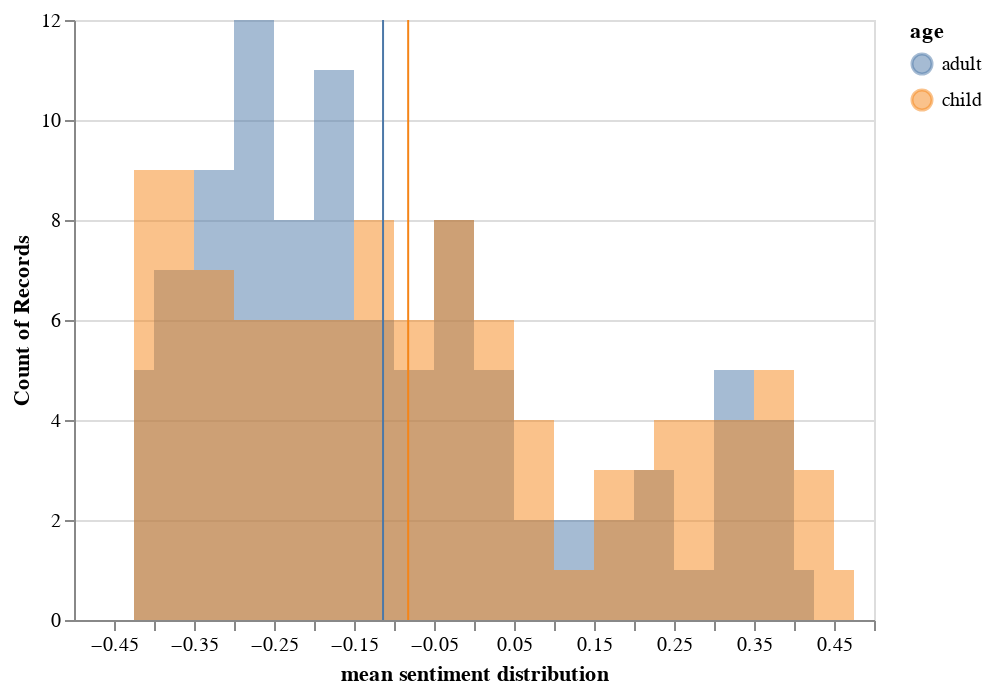

Write notebook code for a chart like this one.
### Markdown cell above
## Sentiment by age

### Code cell
source = free_grouped_score
hist_free_age_com = alt.Chart(source).mark_area(
    opacity=0.5,
    interpolate='step'
).encode(
    alt.X('sentimentScore:Q', bin=alt.Bin(maxbins=30), title='mean sentiment distribution'),
    alt.Y('count()',  stack=None),
    alt.Color('age'))

rule = alt.Chart(source).mark_rule(color='red').encode(
    x=alt.X('sentimentScore:Q', aggregate='mean'),
    color=alt.Color('age'))

hist_free_age_com = hist_free_age_com + rule
hist_free_age_com

### Figure 1 — Vega-Lite specification as saved in the notebook (floating-point values rounded to 4 significant figures; data arrays with more than 128 entries replaced by an {"elided": "..."} marker saying what was removed)
{"config": {"view": {"continuousWidth": 400, "continuousHeight": 300}}, "layer": [{"mark": {"type": "area", "interpolate": "step", "opacity": 0.5}, "encoding": {"color": {"type": "nominal", "field": "age"}, "x": {"type": "quantitative", "bin": {"maxbins": 30}, "field": "sentimentScore", "title": "mean sentiment distribution"}, "y": {"type": "quantitative", "aggregate": "count", "stack": null}}}, {"mark": {"type": "rule", "color": "red"}, "encoding": {"color": {"type": "nominal", "field": "age"}, "x": {"type": "quantitative", "aggregate": "mean", "field": "sentimentScore"}}}], "data": {"name": "data-43431576dbf9d42a331bcd71066e977f"}, "$schema": "https://vega.github.io/schema/vega-lite/v4.8.1.json", "datasets": {"data-43431576dbf9d42a331bcd71066e977f": {"elided": "192 records"}}}
